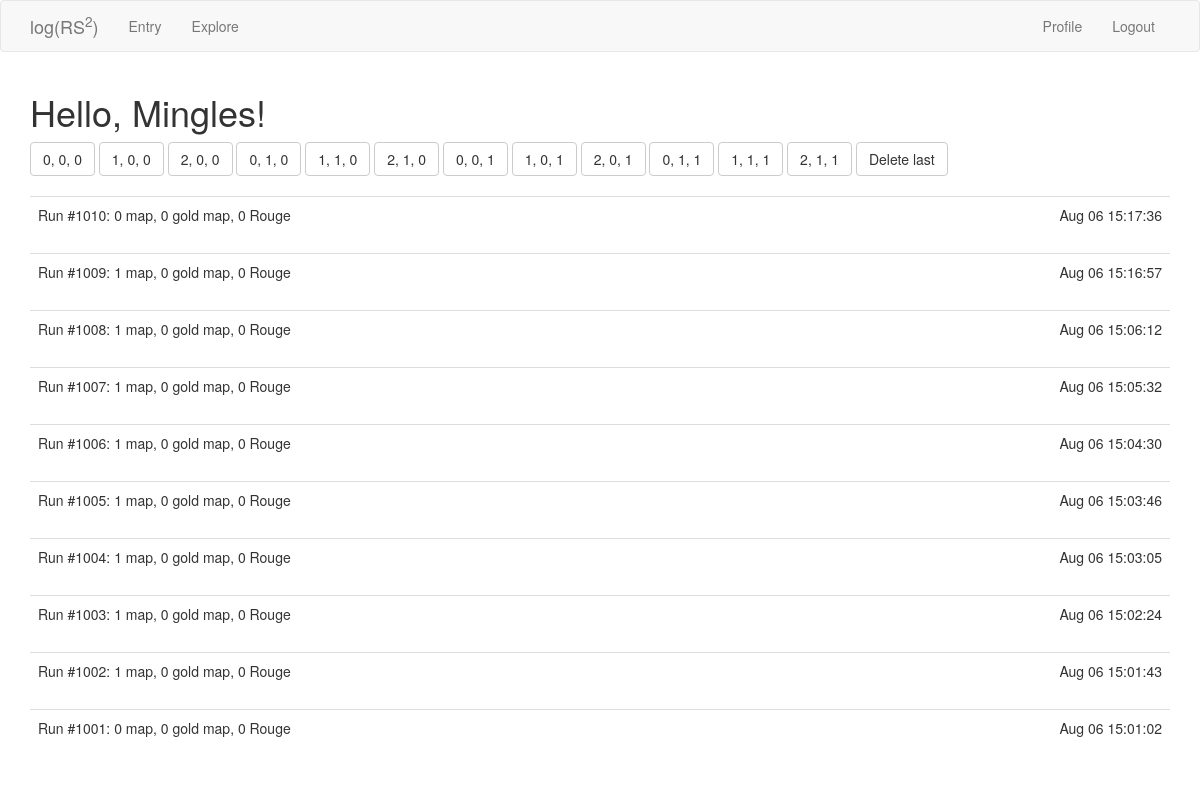
Screenshot of /entry (signed in) with the database file from the repository.
### app/models.py (models this page shows, shortened)
class User(UserMixin, db.Model):
    id = db.Column(db.Integer, primary_key=True)
    username = db.Column(db.String(64), index=True, unique=True)
    email = db.Column(db.String(128), index=True, unique=True)
    password_hash = db.Column(db.String(128))
    last_seen = db.Column(db.DateTime, default=datetime.utcnow)
    map_drops = db.relationship('MapDrop', backref='player', lazy='dynamic')

class MapDrop(db.Model):
    id = db.Column(db.Integer, primary_key=True)
    map = db.Column(db.Integer)
    gold_map = db.Column(db.Integer)
    rouge = db.Column(db.Integer)
    time = db.Column(db.DateTime, index=True, default=datetime.utcnow)
    user_id = db.Column(db.Integer, db.ForeignKey('user.id'))
    run = db.Column(db.Integer)

### app/routes.py (the view, shortened to what this page needs)
@app.route('/entry', methods=['GET', 'POST'])
@login_required
def entry():
    mapdrops = current_user.map_drops.order_by(MapDrop.time.desc()).limit(app.config['MAPDROPS_PER_PAGE']).all()
    form = MapDropForm()
    return render_template('entry.html', title='Entry', mapdrops=mapdrops, form=form)

### app/forms.py
class MapDropForm(FlaskForm):
    m0g0r0 = SubmitField('0, 0, 0')
    m1g0r0 = SubmitField('1, 0, 0')
    m2g0r0 = SubmitField('2, 0, 0')
    m0g1r0 = SubmitField('0, 1, 0')
    m1g1r0 = SubmitField('1, 1, 0')
    m2g1r0 = SubmitField('2, 1, 0')
    m0g0r1 = SubmitField('0, 0, 1')
    m1g0r1 = SubmitField('1, 0, 1')
    m2g0r1 = SubmitField('2, 0, 1')
    m0g1r1 = SubmitField('0, 1, 1')
    m1g1r1 = SubmitField('1, 1, 1')
    m2g1r1 = SubmitField('2, 1, 1')
    delete = SubmitField('Delete last')

### app/models.py (called while the page is built)
@login.user_loader
def load_user(id):
    return User.query.get(int(id))

### app/routes.py (called while the page is built)
@app.before_request
def before_request():
    if current_user.is_authenticated:
        current_user.last_seen = datetime.utcnow()
        db.session.commit()

### app/templates/entry.html (shortened to what this page needs)
{% extends "base.html" %}
{% import "bootstrap/wtf.html" as wtf %}
{% block app_content %}
    {% if not user_unknown %}
        <h1>Hello, {{ current_user.username }}!</h1>
    {% endif %}
    {% if form %}
        {{ wtf.quick_form(form) }}
        <br>
    {% endif %}
    {% for mapdrop in mapdrops %}
        {% include "_mapdrop.html" %}
    {% endfor %}
{% endblock %}

### app/templates/base.html (shortened to what this page needs)
{% extends 'bootstrap/base.html' %}
{% block navbar %}
    <nav class="navbar navbar-default">
        <div class="container">
            <div class="navbar-header">
                <a class="navbar-brand" href="{{ url_for('index') }}">log(RS<sup>2</sup>)</a>
            </div>
            <div class="collapse navbar-collapse" id="bs-example-navbar-collapse-1">
                <ul class="nav navbar-nav">
                    <li><a href="{{ url_for('entry') }}">Entry</a></li>
                    <li><a href="{{ url_for('explore') }}">Explore</a></li>
                </ul>
                <ul class="nav navbar-nav navbar-right">
                    {% if current_user.is_anonymous %}
                    <li><a href="{{ url_for('login') }}">Login</a></li>
                    {% else %}
                    <li><a href="{{ url_for('user', username=current_user.username) }}">Profile</a></li>
                    <li><a href="{{ url_for('logout') }}">Logout</a></li>
                    {% endif %}
                </ul>
            </div>
        </div>
    </nav>
{% endblock %}
{%block content %}
    <div class="container">
        {% block app_content %}{% endblock %}
    </div>
{% endblock %}

### app/templates/_mapdrop.html (shortened to what this page needs)
<table class="table table-hover">
    <tr>
        <td>
            Run #{{ mapdrop.run }}:
            {{ mapdrop.map }} map, {{ mapdrop.gold_map }} gold map, {{ mapdrop.rouge }} Rouge
        </td>
        <td align="right">
            {{ moment(mapdrop.time).format('MMM DD HH:mm:ss') }}
        </td>
    </tr>
</table>

### rows the page displays
User: username "Mingles"
MapDrop: run "1010", map "0", gold_map "0", rouge "0", time "Aug 06 15:17:36"
MapDrop: run "1009", map "1", gold_map "0", rouge "0", time "Aug 06 15:16:57"
MapDrop: run "1008", map "1", gold_map "0", rouge "0", time "Aug 06 15:06:12"
MapDrop: run "1007", map "1", gold_map "0", rouge "0", time "Aug 06 15:05:32"
MapDrop: run "1006", map "1", gold_map "0", rouge "0", time "Aug 06 15:04:30"
MapDrop: run "1005", map "1", gold_map "0", rouge "0", time "Aug 06 15:03:46"
MapDrop: run "1004", map "1", gold_map "0", rouge "0", time "Aug 06 15:03:05"
MapDrop: run "1003", map "1", gold_map "0", rouge "0", time "Aug 06 15:02:24"
MapDrop: run "1002", map "1", gold_map "0", rouge "0", time "Aug 06 15:01:43"
MapDrop: run "1001", map "0", gold_map "0", rouge "0", time "Aug 06 15:01:02"
